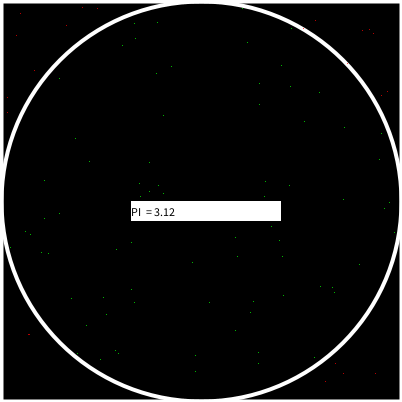
Frame 1 (no input)
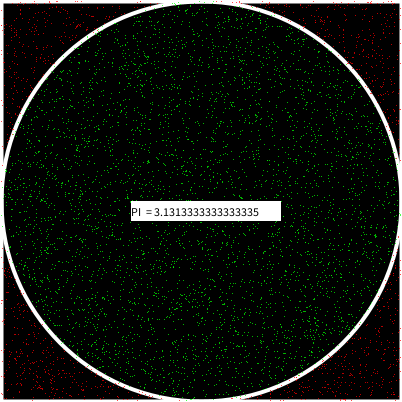
Frame 60 (the mouse pressed at the canvas centre just before this capture)
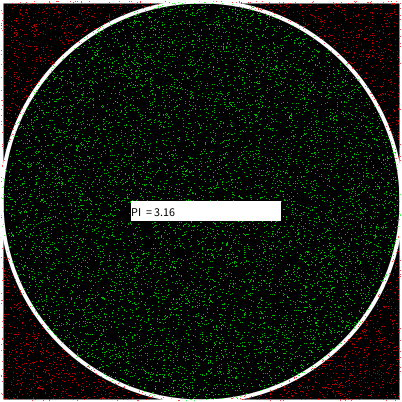
Frame 120 (the mouse held since frame 60 and released just before this capture)

The Processing sketch that drew these frames (run headless with seeded random() and noise(); from frame 60 on, the mouse is pressed at the canvas centre):

// Processing sketch: monte_carlo_system
// ── monte_carlo_system.pde
//Monte Carlo Algoritme

int r = 200;
int totalCount=0;
int circleCount=0;
PGraphics pg;
double pi;

void setup(){
size(402,402);
background(0);
translate(width/2,height/2);
strokeWeight(4);
stroke(255);
noFill();
rectMode(CENTER);
rect(0,0, 2*r,2*r);
ellipse(0,0,2*r, 2*r);
strokeWeight(1);

pg= createGraphics(150,20);
}



void draw(){
//background(255);

translate(width/2,height/2);


for(int i = 0; i < 100; i++){
float x =random(-r,r);
float y = random(-r,r);

double d = ((double)x*(double)x + (double)y*(double)y);

totalCount++;

if(d < (double)r*(double)r){
stroke(0,255,0);
circleCount+=1;
}else{
stroke(255,0,0);

}

point(x,y);



 pi = (double)4* ((double)circleCount / (double)totalCount);



}

pg.beginDraw();
  pg.background(255);
  pg.fill(0);
pg.textSize(12);
pg.text("PI" + " " + " = " +  pi, 0,15); pg.endDraw();
  
  // Draw the offscreen buffer to the screen with image()
  image(pg, -70, 0); 


println(totalCount + " " + pi);
}
